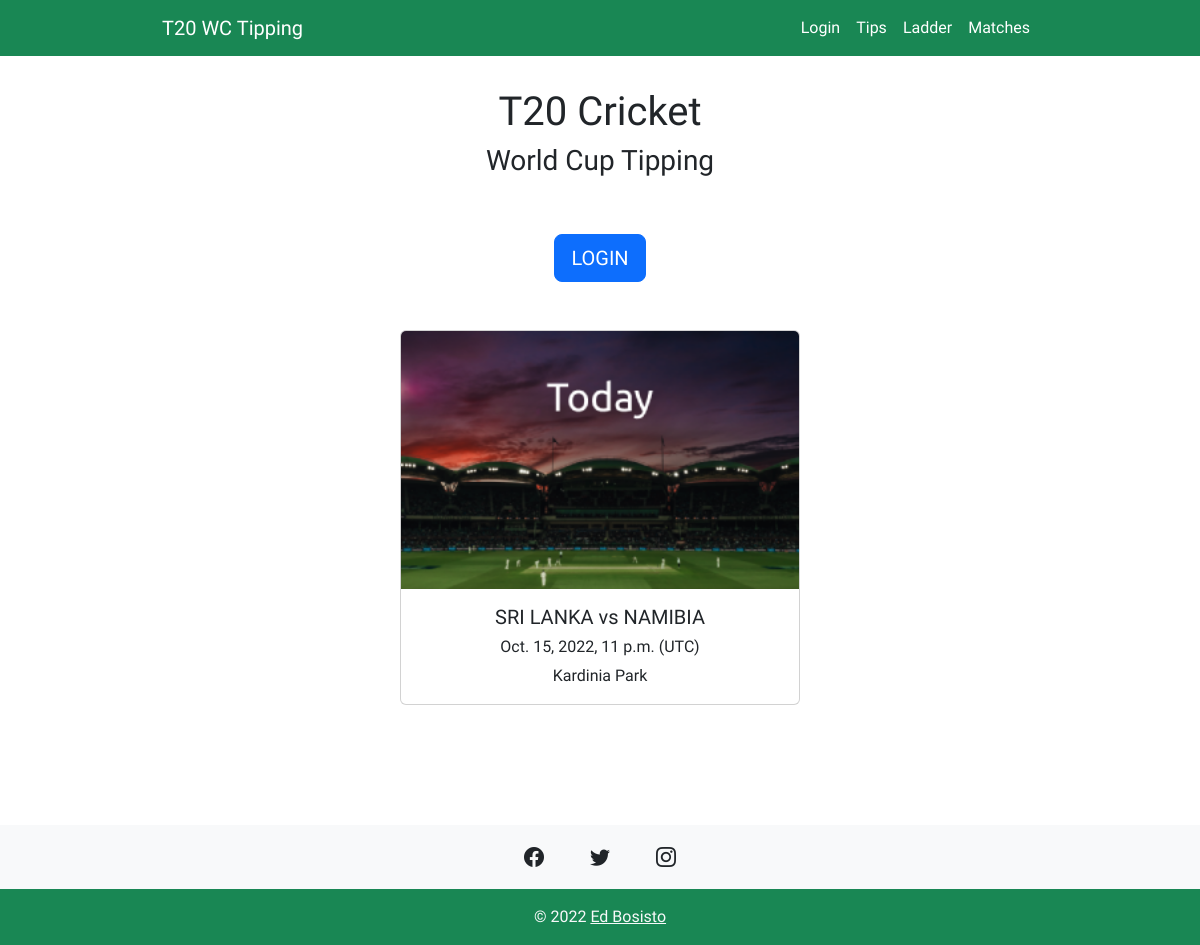
The page / on the database its author committed.
### tip/models.py (models this page shows)
class Match(models.Model):
    team1 = models.ForeignKey(Team, blank=True, null=True, on_delete=models.CASCADE, related_name="team1")
    team2 = models.ForeignKey(Team, blank=True, null=True, on_delete=models.CASCADE, related_name="team2")
    when = models.DateTimeField(blank=True, null=True)
    venue = models.ForeignKey(Venue, on_delete=models.CASCADE)
    winner = models.ForeignKey(Team, blank=True, null=True, on_delete=models.CASCADE, related_name="winner")

class Team(models.Model):
    name = models.CharField(max_length=200)
    ranking = models.PositiveIntegerField(default=None)
    matches_won = models.PositiveIntegerField(default=0)
    eliminated = models.BooleanField(default=False)
    def __str__(self):
        return self.name

class Venue(models.Model):
    stadium = models.CharField(max_length=200)
    city = models.CharField(max_length=200)
    def __str__(self):
        return self.stadium

### tip/views.py (the view)
# urls.py: 2. Add a URL to urlpatterns:  path('', views.home, name='home')
def home(request):
    today = datetime.date.today()
    tomorrow = datetime.date.today() + datetime.timedelta(days=1)
    match_today = Match.objects.filter(when__date=today)
    match_next = Match.objects.filter(when__gt=tomorrow, when__year="2022")[0]
    context = {
        "match_today": match_today,
        "match_next": match_next,
    }
    return render(request, "home.html", context)

### templates/home.html
{% extends 'base.html' %}
{% block content %}
<h1>T20 Cricket</h1>
    <h3>World Cup Tipping</h3>
    <div id="home-button" class="container-flex">
        <div class="row">
            <div class="col text-center">
                {% if request.user.is_authenticated %}
                    <a href="{% url 'tips' %}"><button class="btn btn-danger btn-lg">ENTER TIPS</button></a>
                {% else %}
                    <a href="{% url 'login' %}"><button class="btn btn-primary btn-lg">LOGIN</button></a>
                {% endif %}
            </div>
        </div>
    </div>
    {% load static %}
    {% if not match_today %}
        <div id="home-card">
            <div class="card mx-auto" style="width: 25rem;">
                <img src="{% static '/images/next-match.png' %}" class="card-img-top" alt="Next match">
                <div class="card-body">
                <h5 class="card-title text-center">{{ match_next.team1 }} vs {{ match_next.team2 }}</h5>
                <h6 class="card-text text-center">{{ match_next.when }} (UTC)</h6>
                <p class="card-text text-center">{{ match_next.venue }}</p>
                </div>
            </div>
        </div>
    {% else %}
        {% for match in match_today %}
            <div id="home-card">
                <div class="card mx-auto" style="width: 25rem;">
                    <img src="{% static '/images/today-match.png' %}" class="card-img-top" alt="Next match">
                    <div class="card-body">
                    <h5 class="card-title text-center">{{ match.team1 }} vs {{ match.team2 }}</h5>
                    <h6 class="card-text text-center">{{ match.when }} (UTC)</h6>
                    <p class="card-text text-center">{{ match.venue }}</p>
                    </div>
                </div>
            </div>
        {% endfor %}
    {% endif %}
{% endblock content %}

### templates/static/css/main.css (style rules this page uses)
html { position: relative; min-height: 100%; }
h1, h2, h3, h4, h5, h6 { font-family: 'Ubuntu', sans-serif; text-align: center; }
body { font-family: 'Ubuntu', sans-serif; font-weight: 400; padding-bottom: 10rem; }
#home-button { padding-top: 3rem; }
#home-card { padding-top: 3rem; }

### rows shown on the page
Match: team1 "SRI LANKA", team2 "NAMIBIA", when "Oct. 15, 2022, 11 p.m.", venue "Kardinia Park"
